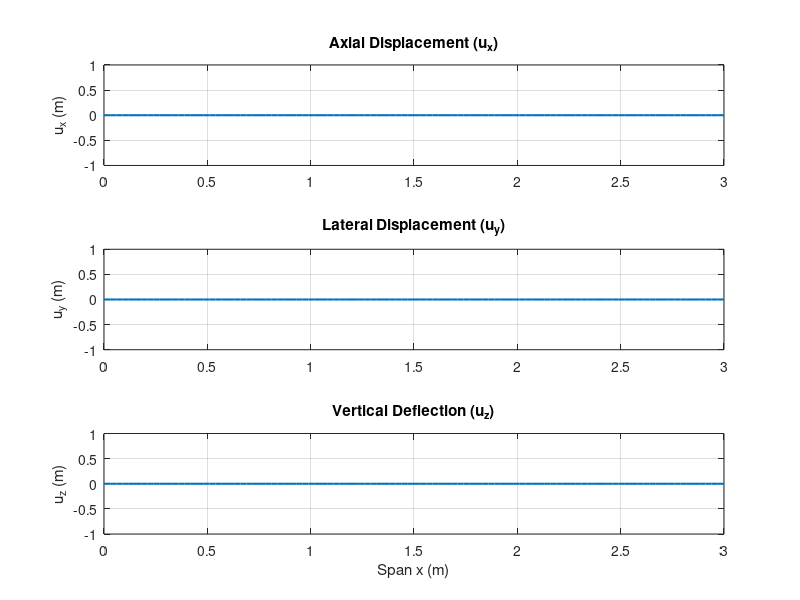

Here is the MATLAB script that generated this plot: (Note: this script raises an error after producing the figure.)
%% PART I - BEAM MODELLING 
% Pau Cornudella Quer
% Martí Güell Domingo

clear
close all
clearvars

%% DATA

problem_type = "torsion"; % CAS 1: "bending". CAS 2: "torsion".
Nm = 6; % N vibration modes in the modal analysis

% Define the problem's data (e.g. dimensions, material properties, etc.)
E = 75e9; %Pa
v_poisson = 0.3;
G = E/(2*(1+v_poisson));
rho = 2200; %kg/m3
c = 0.85; %m
b = 3; %m
y0 = 0.294; %m
y1 = 0.125; %m
y2 = 0.475; %m
h1 = 35e-3; %m
h2 = 30e-3; %m
h3 = 25e-3; %m
A = 0.0246; %m2
Iy = 0.727e-4; %m4
Iz = 4.002e-4; %m4
J = 4.729e-4; %m4
ky = 0.6873;
kz = 0.1843;
kt = 0.4602;
yc = 0.285; %m

%% PREPROCESS
zeros(0,3);
% Load mesh data
load('beam.mat','xn','Tn','Tm');
% xn : Nodal coordinates       
%      |x1 y1 z1|
%      |x2 y2 z2|
%      |  ...   |
% Tn : Nodal connectivities [Nelem x 2] %Conection between Tn(e,1) to Tn(e,2)
% Tm : Material connectivities [Nelem x 1]

% Define boundary conditions and forces data matrices: Up, Fe, Qe, Be
N_elements = size(Tn,1); 
N_nodes = size(xn,1);

Up = [0 1 1; % displacement, node, dof
      0 1 2; 
      0 1 3;
      0 1 4;
      0 1 5;
      0 1 6]; % All 6 DOFs of node 1 = 0. Clamped

% External forces (force, node, dof)
switch(problem_type)
    case "bending"
    Fe = [1 N_nodes 3]; %Force = 1 at last node in DOF 3 (uz)
    case "torsion"
    Fe = [1 N_nodes 4]; %Force = 1 at last node in DOF 4 (theta_x)
end

% Distributed forces (force, node, dof)
Qe = [0 1 2];

% Body forces (force, node, dof)
Be = [0 1 2];

j_orientations = [0 1 0]; %input data, volem que sigui cap a y global

%For convenience; More rows would be added if more values existed
E_vector = [E]; 
A_vector = [A];  
G_vector = [G];  
Iy_vector = [Iy];  
Iz_vector = [Iz];  
ky_vector = [ky];  
kz_vector = [kz];  
kt_vector = [kt];  
J_vector = [J];  
rho_vector = [rho];  

%% SOLVER

% Obtain system matrices
% TIP: To avoid recomputing the system matrices use a save/load structure:
if 1 % Set to 1 to (re)compute the system matrices and '0' to load them

    %MATRIX ASSEMBLY (sparse + blkdiag version)
    Ndof = 6*N_nodes; 
    K = sparse(Ndof,Ndof); % Stiffness matrix
    M  = sparse(Ndof,Ndof);% Mass matrix
    
    for e = 1:N_elements
    
        % Lenght and local axes
        x1 = xn(Tn(e,1),:)'; % Node 1 of element e
        x2 = xn(Tn(e,2),:)'; % Node 2 of element e
        Le = norm(x2 - x1);  % Element lenght
    
        i = (x2 - x1)/Le; % Local X axis unit vector
        j = j_orientations(Tm(e,1),:)'; % Local Y axis unit vector
        k = cross(i,j); %Local Z axis unit vector
    
        % Rotación local Rp (6x6) 
        R3 = [i j k];
        Rp = blkdiag(R3, R3);
    
        % Rotación global (12x12)
        Re = blkdiag(Rp, Rp);
    
        % Axial (pag 6)
        Nx = [-1/Le; 1/Le]; 
        Ba_row = [Nx(1) 0 0 0 0 0 Nx(2) 0 0 0 0 0]; % Al node
        Ba = sparse(Ba_row);
        Ca = E_vector(Tm(e,1))*A_vector(Tm(e,1));
        Ka = Le*(Re'*(Ba'*Ca*Ba)*Re);
    
        % Flexió (pag 6)
        Bb = sparse([0 0 0 0 Nx(1) 0   0 0 0 0 Nx(2) 0;
                     0 0 0 0 0 Nx(1)  0 0 0 0 0 Nx(2)]);
        Cb = E_vector(Tm(e,1)) * diag([Iy_vector(Tm(e,1)) Iz_vector(Tm(e,1))]);
        Kb = Le*(Re'*(Bb'*Cb*Bb)*Re);
    
        % Tallant (pag 7)
        N_G = 1/2;
        Bs = sparse([0 Nx(1) 0 0 0 -N_G  0 Nx(2) 0 0 0 -N_G;
                     0 0 Nx(1) 0 N_G 0   0 0 Nx(2) 0 N_G 0 ]);
        Cs = G_vector(Tm(e,1))*A_vector(Tm(e,1))*diag([ky_vector(Tm(e,1)) kz_vector(Tm(e,1))]);
        Ks = Le*(Re'*(Bs'*Cs*Bs)*Re);
    
        %Torsió (pag 7)
        Bt_row = [0 0 0 Nx(1) 0 0 0 0 0 Nx(2) 0 0];
        Bt = sparse(Bt_row);
        Ct = G_vector(Tm(e,1))*J_vector(Tm(e,1))*kt_vector(Tm(e,1));
        Kt = Le*(Re'*(Bt'*Ct*Bt)*Re);
    
        %Ass Martix (local) (pag 8)
        Xi = [-1/sqrt(3); 1/sqrt(3)];
        w  = [1; 1];
        
        A  = A_vector(Tm(e,1));
        Iy = Iy_vector(Tm(e,1));
        Iz = Iz_vector(Tm(e,1));
        J  = J_vector(Tm(e,1));
        rho = rho_vector(Tm(e,1));
    
        rho_mat = rho * blkdiag(A*speye(3), J, Iy, Iz);  % 6×6 speye=identitat (mantenim sparse)
    
        Me = sparse(12,12);
    
        for kk = 1:2
            N = [(1 - Xi(kk))/2; (1 + Xi(kk))/2];
            Nrow = [N(1) 0 0 0 0 0 N(2) 0 0 0 0 0];
            Nmat = sparse(6,12);
                for k = 1:6
                    Nmat(k, k)   = N(1);
                    Nmat(k, 6+k) = N(2);
                end

            Me = Me + (w(kk)*Le/2) * (Re'*(Nmat'*rho_mat*Nmat) * Re);
        end
    
        % DOFs globals (pag 9)
        Idof = zeros(12,1);
        for j = 1:6
            Idof(j) = 6*(Tn(e,1)-1) + j;
            Idof(6 + j) = 6*(Tn(e,2)-1) + j;
        end
    
        % Ensamblatge (pag 9)
        K(Idof,Idof) = K(Idof,Idof) + Ka + Kb + Ks + Kt;
        M(Idof,Idof)  = M(Idof,Idof)  + Me;
    
    end


    fprintf('--- Applying boundary conditions and loads ---\n');
    
    % External Force Vector (pag 10)
    F = zeros(Ndof, 1);
    F_node = Fe(1,2);
    F_dof = Fe(1,3);
    F_global = (F_node - 1) * 6 + F_dof; %nodee to global dofs
   
    F(F_global) = Fe(1,1); % Specified load
    
    % Apply Boundary Conditions (pag 12)
    prescribed_dofs = (Up(:,2) - 1) * 6 + Up(:,3);
    free_dofs = setdiff(1:Ndof, prescribed_dofs);
    
    % Solve system (pag 12)
    U = zeros(Ndof, 1);
    U(free_dofs) = K(free_dofs, free_dofs) \ F(free_dofs);
    
    fprintf('--- Static solution complete ---\n');
    
    % Perform modal analysis (pag 4 frequency)
    fprintf('--- Performing modal analysis ---\n');
    n_modes = min(Nm, length(free_dofs));
    [Phi, Omega2] = eigs(K(free_dofs, free_dofs), M(free_dofs, free_dofs), n_modes, 'sm');
    frequencies = sqrt(diag(Omega2)) / (2*pi);
    
    fprintf('Natural frequencies [Hz]:\n');
    disp(frequencies');
    
end
%% POSTPROCESS

% Save data for postprocessing in separate script file (useful when results
% from different runs need to be compared)
save('beam_results.mat');

% --- 1. Extract Displacements from Global Vector U ---
% U is stored as [ux1; uy1; uz1; thx1; thy1; thz1; ux2; ... ]
u_x = U(1:6:end);       % Axial displacement
u_y = U(2:6:end);       % Lateral displacement 
u_z = U(3:6:end);       % Vertical displacement 
theta_x = U(4:6:end);   % Torsion
theta_y = U(5:6:end);   % Bending rotation about Y
theta_z = U(6:6:end);   % Bending rotation about Z

% Define x-axis for plotting (Spanwise coordinate)
x_span = xn(:,1); 

% --- 2. Plot Translational Displacements (ux, uy, uz) ---
figure('Name', 'Translational Displacements', 'NumberTitle', 'off');

subplot(3,1,1);
plot(x_span, u_x, 'LineWidth', 1.5);
title('Axial Displacement (u_x)');
ylabel('u_x (m)'); grid on;

subplot(3,1,2);
plot(x_span, u_y, 'LineWidth', 1.5);
title('Lateral Displacement (u_y)');
ylabel('u_y (m)'); grid on;

subplot(3,1,3);
plot(x_span, u_z, 'LineWidth', 1.5);
title('Vertical Deflection (u_z)');
xlabel('Span x (m)'); ylabel('u_z (m)'); grid on;

% Add legend based on problem type
switch(problem_type)
    case "bending"
        sgtitle('Static Solution: Bending Test (Translations)');
    case "torsion"
        sgtitle('Static Solution: Torsion Test (Translations)');
end

% --- 3. Plot Rotational Displacements (theta_x, theta_y, theta_z) ---
figure('Name', 'Rotational Displacements', 'NumberTitle', 'off');

subplot(3,1,1);
plot(x_span, theta_x, 'LineWidth', 1.5);
title('Twist Angle (\theta_x)');
ylabel('\theta_x (rad)'); grid on;

subplot(3,1,2);
plot(x_span, theta_y, 'LineWidth', 1.5);
title('Rotation about Y (\theta_y)');
ylabel('\theta_y (rad)'); grid on;

subplot(3,1,3);
plot(x_span, theta_z, 'LineWidth', 1.5);
title('Rotation about Z (\theta_z)');
xlabel('Span x (m)'); ylabel('\theta_z (rad)'); grid on;

switch(problem_type)
    case "bending"
        sgtitle('Static Solution: Bending Test (Rotations)');
    case "torsion"
        sgtitle('Static Solution: Torsion Test (Rotations)');
end

% --- 4. Plot mode shapes
 
Phi_full = zeros(Ndof, n_modes);
Phi_full(free_dofs, :) = Phi;
x_span = xn(:,1);
%plotModes('Beam Vibration Modes', xn, Tn, Phi_full, frequencies, 1:n_modes);


    
for i = 1:n_modes
        
    uy = Phi_full(2:6:end, i);
    uz = Phi_full(3:6:end, i); 
    thx = Phi_full(4:6:end, i);

    % Normalize for visualization
    scale = max(abs([uy; uz; thx]));      
    uy = uy/scale;   
    uz = uz/scale;
    thx = thx/scale;

    figure;
    subplot(3,1,1)
    plot(x_span, uy, 'LineWidth', 1.5); grid on;
    ylabel('$u_y$', 'Interpreter','latex');

   subplot(3,1,2)
   plot(x_span, uz, 'LineWidth', 1.5); grid on;
   ylabel('$u_z$', 'Interpreter','latex');

   subplot(3,1,3)
   plot(x_span, thx, 'LineWidth', 1.5); grid on;
   ylabel('$\theta_x$', 'Interpreter','latex');
   xlabel('Span $x$ [m]', 'Interpreter','latex');

   sgtitle(sprintf('Mode %d  (f = %.2f Hz)', i, frequencies(i)));
end
